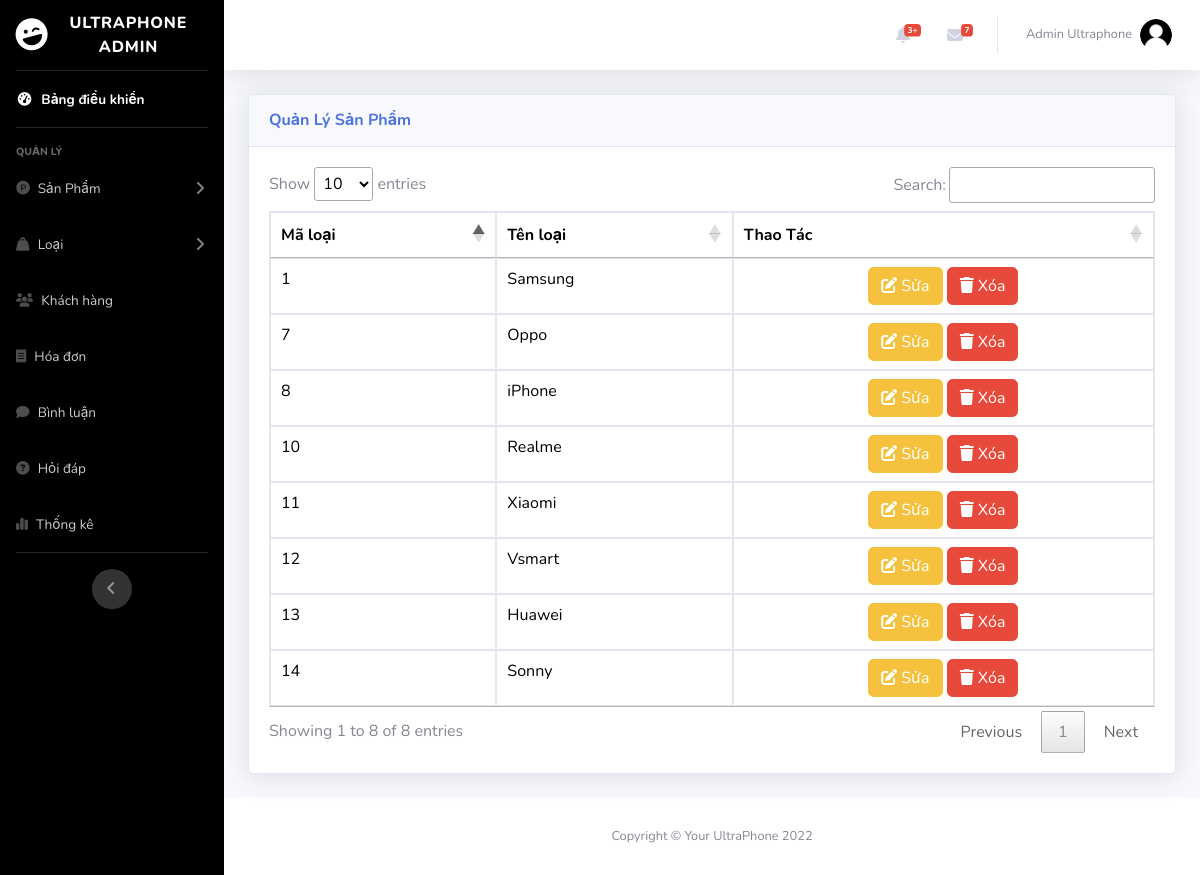
/admin/index.php?act=list_category (signed in), run on the app's committed database.
### tables this page shows
CREATE TABLE `category` (
  `id_cate` int(11) NOT NULL,
  `name_cate` varchar(255) NOT NULL
);

### admin/controller/controller.php (called while the page is built)
<?php
function render($path, $data = [])
{
    extract($data);
    $view = "view/" . $path . ".php";
    include_once $view;
}

### admin/model/pdo.php (called while the page is built, shortened)
<?php
function pdo_get_connection(){
    $dburl = "mysql:host=127.0.0.1;dbname=ultraphone;charset=utf8";
    $username = 'root';
    $password = '';
    $conn = new PDO($dburl, $username, $password);
    $conn->setAttribute(PDO::ATTR_ERRMODE, PDO::ERRMODE_EXCEPTION);
    return $conn;
}
function pdo_query($sql){
    $sql_args = array_slice(func_get_args(), 1);
    try{
        $conn = pdo_get_connection();
        $stmt = $conn->prepare($sql);
        $stmt->execute($sql_args);
        $rows = $stmt->fetchAll();
        return $rows;
    }
    catch(PDOException $e){
        throw $e;
    }
    finally{
        unset($conn);
    }
}

### admin/model/loai.php (called while the page is built, shortened)
<?php
function loadall_loai() {
    $sql = "SELECT * FROM category ORDER BY id_cate DESC";
    $ds_loai = pdo_query($sql);
    return $ds_loai;
}
?>

### admin/view/list_category.php (the view, shortened to what this page needs)
<?php include_once "header.php" ?>
<body id="page-top">
    <div id="wrapper">
        <?php include_once "nav.php" ?>
        <div class="container-fluid">
            <div class="card shadow mb-4">
                <div class="card-header py-3">
                    <h6 class="m-0 font-weight-bold text-primary">Quản Lý Sản Phẩm</h6>
                </div>
                <div class="card-body">
                    <div class="table-responsive">
                        <table class="table table-bordered" id="dataTable" width="100%" cellspacing="0">
                            <thead>
                                <tr>
                                    <th>Mã loại</th>
                                    <th>Tên loại</th>
                                    <th>Thao Tác</th>
                                </tr>
                            </thead>
                            <tbody>
                                <?php
                                foreach ($ds_loai as $loai) : ?>
                                    <tr>
                                        <td><?= $loai['id_cate'] ?></td>
                                        <td><?= $loai['name_cate'] ?></td>
                                        <td class="text-center">
                                            <a href="index.php?act=edit_category&id_cate=<?= $loai['id_cate'] ?>" class="btn btn-warning"><i class="fa-solid fa-pen-to-square"></i> Sửa</a>
                                            <a href="index.php?act=delete_cate&id_cate=<?= $loai['id_cate'] ?>" class="btn btn-danger" onclick="return confirm('Bạn có chắc chắn muốn xóa không?')"><i class="fa-solid fa-trash"></i> Xóa</a>
                                        </td>
                                    </tr>
                                <?php endforeach ?>
                            </tbody>
                        </table>
                    </div>
                </div>
            </div>
        </div>
    </div>
    <?php include_once "footer.php" ?>

### data on the page
category: id_cate "14", name_cate "Sonny"
category: id_cate "13", name_cate "Huawei"
category: id_cate "12", name_cate "Vsmart"
category: id_cate "11", name_cate "Xiaomi"
category: id_cate "10", name_cate "Realme"
category: id_cate "8", name_cate "iPhone"
category: id_cate "7", name_cate "Oppo"
category: id_cate "1", name_cate "Samsung"

### other printed values
$_SESSION['admin']['full_name'] "Admin Ultraphone"
